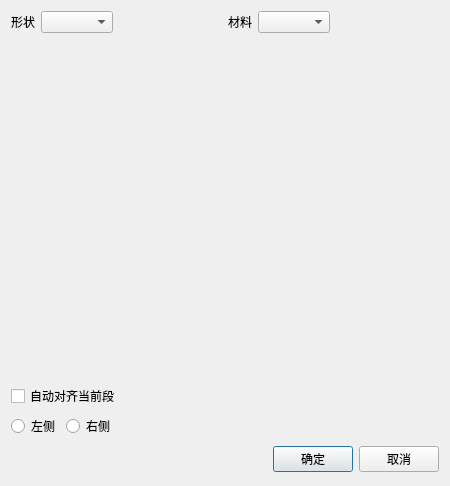
<?xml version="1.0" encoding="UTF-8"?>
<ui version="4.0">
 <class>AddSection</class>
 <widget class="QDialog" name="AddSection">
  <property name="geometry">
   <rect>
    <x>0</x>
    <y>0</y>
    <width>450</width>
    <height>486</height>
   </rect>
  </property>
  <property name="windowTitle">
   <string>段</string>
  </property>
  <layout class="QVBoxLayout" name="verticalLayout">
   <item>
    <layout class="QHBoxLayout" name="horizontalLayout">
     <item>
      <widget class="QLabel" name="label_2">
       <property name="text">
        <string>形状</string>
       </property>
      </widget>
     </item>
     <item>
      <widget class="QComboBox" name="comboBox__shape_types"/>
     </item>
     <item>
      <spacer name="horizontalSpacer">
       <property name="orientation">
        <enum>Qt::Horizontal</enum>
       </property>
       <property name="sizeHint" stdset="0">
        <size>
         <width>40</width>
         <height>20</height>
        </size>
       </property>
      </spacer>
     </item>
     <item>
      <widget class="QLabel" name="label_3">
       <property name="text">
        <string>材料</string>
       </property>
      </widget>
     </item>
     <item>
      <widget class="QComboBox" name="comboBox__material"/>
     </item>
     <item>
      <spacer name="horizontalSpacer_2">
       <property name="orientation">
        <enum>Qt::Horizontal</enum>
       </property>
       <property name="sizeHint" stdset="0">
        <size>
         <width>40</width>
         <height>20</height>
        </size>
       </property>
      </spacer>
     </item>
    </layout>
   </item>
   <item>
    <widget class="QWidget" name="widget_shape_param" native="true">
     <property name="sizePolicy">
      <sizepolicy hsizetype="Preferred" vsizetype="Preferred">
       <horstretch>0</horstretch>
       <verstretch>0</verstretch>
      </sizepolicy>
     </property>
     <property name="styleSheet">
      <string notr="true"/>
     </property>
    </widget>
   </item>
   <item>
    <widget class="QWidget" name="widget_shape_pic" native="true">
     <property name="sizePolicy">
      <sizepolicy hsizetype="Preferred" vsizetype="Expanding">
       <horstretch>0</horstretch>
       <verstretch>0</verstretch>
      </sizepolicy>
     </property>
     <property name="styleSheet">
      <string notr="true"/>
     </property>
    </widget>
   </item>
   <item>
    <widget class="QCheckBox" name="checkBox_auto_align">
     <property name="text">
      <string>自动对齐当前段</string>
     </property>
    </widget>
   </item>
   <item>
    <layout class="QHBoxLayout" name="horizontalLayout_2">
     <item>
      <widget class="QRadioButton" name="radioButto_left">
       <property name="text">
        <string>左侧</string>
       </property>
      </widget>
     </item>
     <item>
      <widget class="QRadioButton" name="radioButto_right">
       <property name="text">
        <string>右侧</string>
       </property>
      </widget>
     </item>
     <item>
      <spacer name="horizontalSpacer_3">
       <property name="orientation">
        <enum>Qt::Horizontal</enum>
       </property>
       <property name="sizeHint" stdset="0">
        <size>
         <width>40</width>
         <height>20</height>
        </size>
       </property>
      </spacer>
     </item>
    </layout>
   </item>
   <item>
    <layout class="QHBoxLayout">
     <property name="spacing">
      <number>6</number>
     </property>
     <property name="leftMargin">
      <number>0</number>
     </property>
     <property name="topMargin">
      <number>0</number>
     </property>
     <property name="rightMargin">
      <number>0</number>
     </property>
     <property name="bottomMargin">
      <number>0</number>
     </property>
     <item>
      <spacer>
       <property name="orientation">
        <enum>Qt::Horizontal</enum>
       </property>
       <property name="sizeHint" stdset="0">
        <size>
         <width>131</width>
         <height>31</height>
        </size>
       </property>
      </spacer>
     </item>
     <item>
      <widget class="QPushButton" name="okButton">
       <property name="text">
        <string>确定</string>
       </property>
      </widget>
     </item>
     <item>
      <widget class="QPushButton" name="cancelButton">
       <property name="text">
        <string>取消</string>
       </property>
      </widget>
     </item>
    </layout>
   </item>
  </layout>
 </widget>
 <resources>
  <include location="warhead_draw.qrc"/>
 </resources>
 <connections>
  <connection>
   <sender>okButton</sender>
   <signal>clicked()</signal>
   <receiver>AddSection</receiver>
   <slot>accept()</slot>
   <hints>
    <hint type="sourcelabel">
     <x>278</x>
     <y>253</y>
    </hint>
    <hint type="destinationlabel">
     <x>96</x>
     <y>254</y>
    </hint>
   </hints>
  </connection>
  <connection>
   <sender>cancelButton</sender>
   <signal>clicked()</signal>
   <receiver>AddSection</receiver>
   <slot>reject()</slot>
   <hints>
    <hint type="sourcelabel">
     <x>369</x>
     <y>253</y>
    </hint>
    <hint type="destinationlabel">
     <x>179</x>
     <y>282</y>
    </hint>
   </hints>
  </connection>
 </connections>
</ui>
